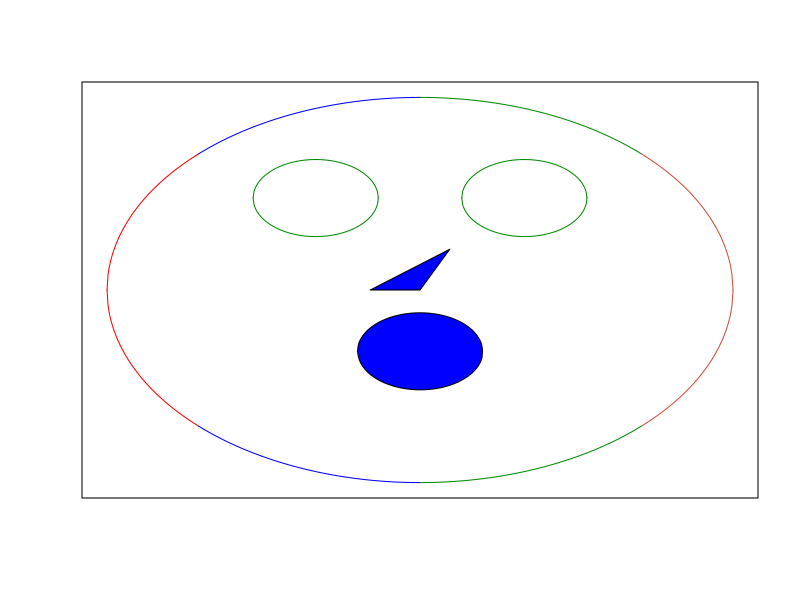
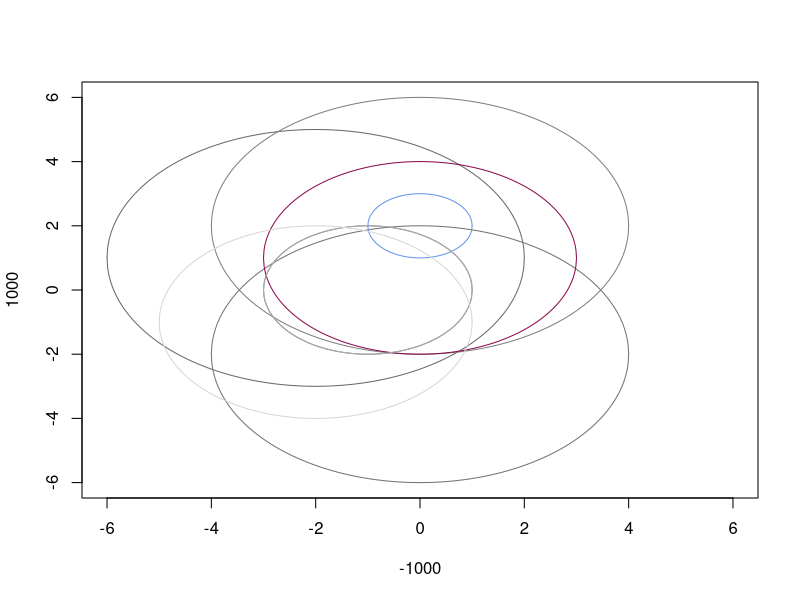

Source code (R) for these figures, in order:
# Thu Oct 06 20:14:59 2016 ------------------------------
circ <- function(r, x, xcenter = 0, ycenter = 0, half = "top"){
	if (any((abs(x) - abs(xcenter)) > r)) print("There is an error with the x - values that you are entering. The circle extends from the center point at (xcenter, ycenter) out to r. If we choose an x value that is greater than our xcenter plus or minus our radius then we are choosing a point that does not exist in the circle.")
	if (half == "top") return(ycenter + (r^2 - (x - xcenter)^2)^0.5)
	if (half == "bottom") return(ycenter - (r^2 - (x - xcenter)^2)^0.5)
}

# The base circle, radius = pi, center at (5, 0)
plot(-1000, -1000, xlim = c(0, 2*pi), ylim = c(-pi, pi), yaxt = "n", xaxt = "n", ylab = "", xlab = "")
sp <- c(0, pi - pi * sqrt(2)/2, pi, pi + pi*sqrt(2)/2, pi + pi)
for (i in 1:4){
	xcoords <- c(seq(sp[i], sp[i + 1], 0.01), sp[i + 1])
	ytop <- circ(r = pi, x = xcoords, xcenter = pi)
	ybot <- circ(r = pi, x = xcoords, xcenter = pi, half = "bottom")
	lines(xcoords, ytop, col = c("red", "blue", "green4", "tomato3")[i])
	lines(xcoords, ybot, col = c("red", "blue", "green4", "tomato3")[i])
}

# The eyes
xcenter <- c(pi * 2/3, pi*4/3)
r <- pi/5
for (i in 1:2){
	xc <- xcenter[i]
	lb <- xc - r
	rb <- xc + r
	xcoords <- c(seq(lb, rb, 0.01), rb)
	ytop <- circ(r = pi / 5, x = xcoords, xcenter = xc, ycenter = 1.5)
	ybot <- circ(r = pi / 5, x = xcoords, xcenter = xc, ycenter = 1.5, half = "bottom")
	lines(xcoords, ytop, col = "green4")
	lines(xcoords, ybot, col = "green4")
}

# Create the nose
polygon(x = c(pi - .5, pi + .3, pi), y = c(0, 2/3, 0), col = "blue")

# Create a full circle for the mouth
xcenter <- pi
r <- pi/5
xcoords <- c(seq(xcenter - r, xcenter + r, 0.01), xcenter + r)
ytop <- circ(r = r, x = xcoords, xcenter = xcenter, ycenter = -1)
ybot <- circ(r = r, x = xcoords, xcenter = xcenter, ycenter = -1, half = "bottom")
polygon(x = c(xcoords, rev(xcoords)), y = c(ytop, ybot), col = "blue")

# Plot an arbitrary amount of circles!---------
n <- 8
radii <- sample(1:4, n, TRUE)
xc <- sample(sample(-2:2), n, TRUE)
yc <- sample(sample(-2:2), n, TRUE)
cols <- sample(colors(), n, FALSE)
plot(-1000, 1000, xlim = c(-6, 6), ylim = c(-6, 6))
for (i in 1:n){
	xcoords <- c(seq(xc[i] - radii[i], xc[i] + radii[i], 0.01), xc[i] + radii[i])
	ytop <- circ(r = radii[i], x = xcoords, xcenter = xc[i], ycenter = yc[i], half = "top")
	ybottom <- circ(r = radii[i], x = xcoords, xcenter = xc[i], ycenter = yc[i], half = "bottom")
	lines(xcoords, ytop, col = cols[i])
	lines(xcoords, ybottom, col = cols[i])
}